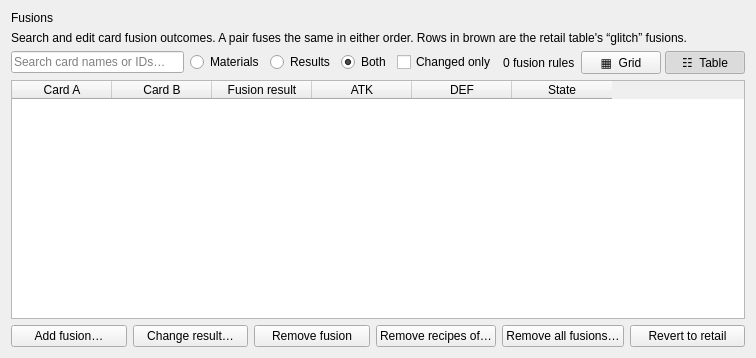
     <widget class="QWidget" name="fusionListTab">
      <attribute name="title">
       <string>Fusion list</string>
      </attribute>
      <property name="geometry">
       <rect>
        <x>0</x>
        <y>0</y>
        <width>756</width>
        <height>358</height>
       </rect>
      </property>
      <layout class="QVBoxLayout" name="fusionListTabLayout">
       <item>
        <layout class="QVBoxLayout" name="fusionListLayout">
         <item>
          <widget class="QLabel" name="heading">
           <property name="text">
            <string>Fusions</string>
           </property>
          </widget>
         </item>
         <item>
          <widget class="QLabel" name="muted">
           <property name="text">
            <string>Search and edit card fusion outcomes. A pair fuses the same in either order. Rows in brown are the retail table's “glitch” fusions.</string>
           </property>
           <property name="wordWrap">
            <bool>true</bool>
           </property>
          </widget>
         </item>
         <item>
          <layout class="QHBoxLayout" name="fusionFiltersLayout">
           <item>
            <widget class="QLineEdit" name="fusionSearchEdit">
             <property name="placeholderText">
              <string>Search card names or IDs…</string>
             </property>
             <property name="clearButtonEnabled">
              <bool>true</bool>
             </property>
            </widget>
           </item>
           <item>
            <widget class="QRadioButton" name="fusionSearchMaterialsRadio">
             <property name="text">
              <string>Materials</string>
             </property>
            </widget>
           </item>
           <item>
            <widget class="QRadioButton" name="fusionSearchResultsRadio">
             <property name="text">
              <string>Results</string>
             </property>
            </widget>
           </item>
           <item>
            <widget class="QRadioButton" name="fusionSearchBothRadio">
             <property name="text">
              <string>Both</string>
             </property>
             <property name="checked">
              <bool>true</bool>
             </property>
            </widget>
           </item>
           <item>
            <widget class="QCheckBox" name="fusionChangedCheck">
             <property name="text">
              <string>Changed only</string>
             </property>
            </widget>
           </item>
           <item>
            <widget class="QLabel" name="fusionCountLabel">
             <property name="text">
              <string>0 fusion rules</string>
             </property>
            </widget>
           </item>
           <item>
            <layout class="QHBoxLayout" name="fusionViewSwitchLayout">
             <property name="spacing">
              <number>4</number>
             </property>
             <property name="leftMargin">
              <number>0</number>
             </property>
             <property name="topMargin">
              <number>0</number>
             </property>
             <property name="rightMargin">
              <number>0</number>
             </property>
             <property name="bottomMargin">
              <number>0</number>
             </property>
             <item>
              <widget class="QPushButton" name="fusionGridButton">
               <property name="text">
                <string>▦  Grid</string>
               </property>
               <property name="checkable">
                <bool>true</bool>
               </property>
               <property name="checked">
                <bool>false</bool>
               </property>
              </widget>
             </item>
             <item>
              <widget class="QPushButton" name="fusionListButton">
               <property name="text">
                <string>☷  Table</string>
               </property>
               <property name="checkable">
                <bool>true</bool>
               </property>
               <property name="checked">
                <bool>true</bool>
               </property>
              </widget>
             </item>
            </layout>
           </item>
          </layout>
         </item>
         <item>
          <widget class="QStackedWidget" name="fusionViewStack">
           <property name="currentIndex">
            <number>0</number>
           </property>
           <widget class="QTableWidget" name="fusionTable">
            <property name="editTriggers">
             <set>QAbstractItemView::EditTrigger::NoEditTriggers</set>
            </property>
            <property name="selectionBehavior">
             <enum>QAbstractItemView::SelectionBehavior::SelectRows</enum>
            </property>
            <property name="iconSize">
             <size>
              <width>46</width>
              <height>58</height>
             </size>
            </property>
            <attribute name="horizontalHeaderMinimumSectionSize">
             <number>54</number>
            </attribute>
            <attribute name="horizontalHeaderStretchLastSection">
             <bool>false</bool>
            </attribute>
            <attribute name="verticalHeaderVisible">
             <bool>false</bool>
            </attribute>
            <column>
             <property name="text">
              <string>Card A</string>
             </property>
            </column>
            <column>
             <property name="text">
              <string>Card B</string>
             </property>
            </column>
            <column>
             <property name="text">
              <string>Fusion result</string>
             </property>
            </column>
            <column>
             <property name="text">
              <string>ATK</string>
             </property>
            </column>
            <column>
             <property name="text">
              <string>DEF</string>
             </property>
            </column>
            <column>
             <property name="text">
              <string>State</string>
             </property>
            </column>
           </widget>
           <widget class="QListWidget" name="fusionImageList">
            <property name="selectionMode">
             <enum>QAbstractItemView::SelectionMode::SingleSelection</enum>
            </property>
            <property name="spacing">
             <number>4</number>
            </property>
            <property name="uniformItemSizes">
             <bool>true</bool>
            </property>
           </widget>
          </widget>
         </item>
         <item>
          <layout class="QHBoxLayout" name="fusionActionsLayout">
           <item>
            <widget class="QPushButton" name="addFusionButton">
             <property name="text">
              <string>Add fusion…</string>
             </property>
            </widget>
           </item>
           <item>
            <widget class="QPushButton" name="editFusionButton">
             <property name="text">
              <string>Change result…</string>
             </property>
            </widget>
           </item>
           <item>
            <widget class="QPushButton" name="removeFusionButton">
             <property name="text">
              <string>Remove fusion</string>
             </property>
            </widget>
           </item>
           <item>
            <widget class="QPushButton" name="removeFusionResultButton">
             <property name="text">
              <string>Remove recipes of…</string>
             </property>
            </widget>
           </item>
           <item>
            <widget class="QPushButton" name="toggleAllFusionsButton">
             <property name="text">
              <string>Remove all fusions…</string>
             </property>
            </widget>
           </item>
           <item>
            <widget class="QPushButton" name="revertFusionButton">
             <property name="text">
              <string>Revert to retail</string>
             </property>
            </widget>
           </item>
          </layout>
         </item>
        </layout>
       </item>
      </layout>
     </widget>
